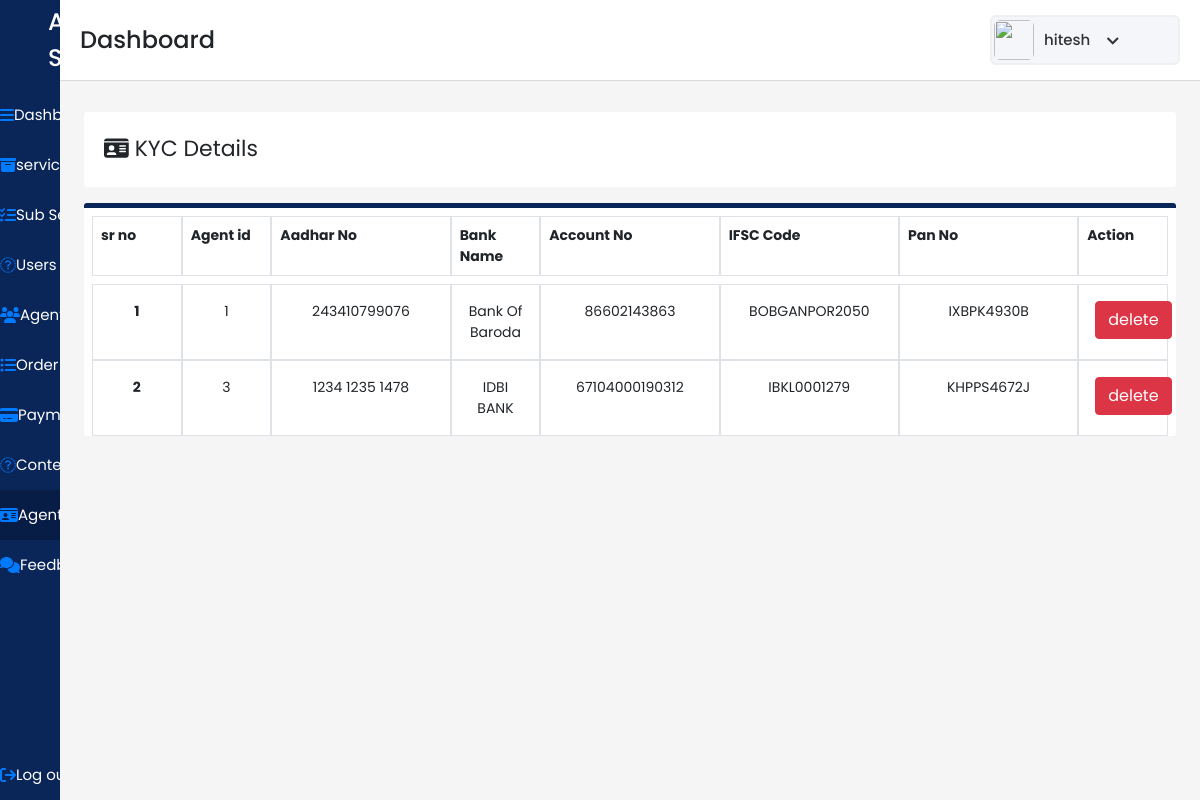
Page /admindash/agentkyc/ (signed in) on the committed database.
### user/models.py (models this page shows)
class Kyc(models.Model):
    kycid=models.IntegerField(primary_key=True)
    agentid=models.IntegerField()
    agentaadharno=models.CharField(max_length=12,null=FALSE)
    agentaadharimg=models.ImageField(upload_to='images/',null=FALSE)
    agentbankname=models.CharField(max_length=40,null=FALSE)
    agentifsccode=models.CharField(null=FALSE,max_length=200)
    agentaccountno=models.IntegerField(null=FALSE)
    agentpanno=models.CharField(null=FALSE,max_length=20)
    agentpanimage=models.ImageField(upload_to='images/',null=FALSE)
    agentpassbookimage=models.ImageField(upload_to='images/',null=FALSE)
    agentimage=models.ImageField(upload_to='images/',null=FALSE)

### adminpan/views.py (the view)
# urls.py: path('agentkyc/',views.agentkyc,name="agentkyc"),
@login_required(login_url="/login/")
def agentkyc(request):
    allkyc=Kyc.objects.all()
    context={'Kycs':allkyc}
    return render(request,"agentkyc.html",context)

### adminpan/templates/agentkyc.html (shortened to what this page needs)
{% load static %}
<!DOCTYPE html>
<html lang="en" dir="ltr">
  <head>
    <link rel="stylesheet" href="{% static "./style.css" %}">
   <link href="{% static "https://unpkg.com/boxicons@2.0.7/css/boxicons.min.css" %}" rel='stylesheet'>
    <link rel="stylesheet" href="{% static "path/to/font-awesome/css/font-awesome.min.css"  %}">
    <link href="{% static "https://cdn.jsdelivr.net/npm/bootstrap@5.1.3/dist/css/bootstrap.min.css"  %}" rel="stylesheet">
    <link href="{% static "https://cdn.jsdelivr.net/npm/bootstrap@5.1.3/dist/css/bootstrap.min.css" %}" rel="stylesheet">
    <link rel="stylesheet" href="{% static "./css/bootstrap.min.css" %}">
    <link href="{% static "https://stackpath.bootstrapcdn.com/bootstrap/4.4.1/css/bootstrap.min.css" %}" rel="stylesheet"/>
  </head>
<body>
  <div class="sidebar">
    <div class="logo-details pl-5">
      <span class="logo_name">All in Services</span>
    </div>
      <ul class="nav-links">
        <li>
          <a href={% url 'adminpan' %} >
            <i class="fa fa-bars" aria-hidden="true"></i>
            <span class="links_name">Dashboard</span>
          </a>
        </li>
        <li>
          <a href={% url 'services' %}>
            <i class="fa fa-archive" aria-hidden="true"></i>
            <span class="links_name">services</span>
        </li>
        <li>
          <a href={% url 'subservices' %}>
            <i class="fa fa-tasks" aria-hidden="true"></i>
            <span class="links_name">Sub Service</span>
        </li>
        <li>
          <a href={% url 'users' %}>
            <i class="fa fa-user-o" aria-hidden="true"></i>
            <span class="links_name">Users</span>
        </li>
        <li>
          <a href={% url 'agent' %}>
            <i class="fa fa-users" aria-hidden="true"></i>
            <span class="links_name">Agent</span>
        </li>
        <li>
          <a href={% url 'order' %}>
            <i class="fa fa-list-ul" aria-hidden="true"></i>
            <span class="links_name">Order list</span>
        </li>
        <li>
          <a href={% url 'payment' %}>
            <i class="fa fa-credit-card-alt" aria-hidden="true"></i>
            <span class="links_name">Payment</span>
        </li>
        <li>
          <a href={% url 'contectus' %} >
            <i class="fa fa-envelope-o" aria-hidden="true"></i>
            <span class="links_name">Contect Us</span>
          </a>
        </li>
        <li>
          <a href={% url 'agentkyc' %} class="active">
            <i class="fa fa-id-card" aria-hidden="true"></i>
            <span class="links_name">Agent KYC</span>
          </a>
        </li>
        <li>
          <a href={% url 'feedback' %}>
            <i class="fa fa-comments" aria-hidden="true"></i>
            <span class="links_name">Feedback</span>
        </li>
        <li class="log_out">
          {% if request.user.is_authenticated %}
          <a href="{% url 'logout' %}" >
            <i class="fa fa-sign-out" aria-hidden="true"></i>
            <span class="links_name">Log out</span>
          </a>
          {% endif %}
        </li>
      </ul>
    </div>
  <section class="home-section">
    <nav>
      <div class="sidebar-button">
        <span class="dashboard">Dashboard</span>
      </div>
      <div class="profile-details">
        <img src={% static "./images/All_in_one2.png" %} alt="">
        <span class="admin_name">{{user.username}}</span>
        <i class='bx bx-chevron-down' ></i>
      </div>
    </nav>
    <section>
      <section id="users" class="p-4" >
          <div class="users mt-5">
            <div class=" user-title">
              <i class="fa fa-id-card" aria-hidden="true"></i>
                KYC Details
            </div>
          </div>
          <div class="user-list mt-3">
            <div class="row m-2">
              <div class="col-md-1 border p-2">
                <b>sr no</b>
              </div>
              <div class="col-md-1 border p-2">
                <b>Agent id</b>
              </div>
              <div class="col-md-2 border p-2">
                <b>Aadhar No</b>
              </div>
              <div class="col-md-1 border p-2 ">
                <b>Bank Name</b>
              </div>
              <div class="col-md-2 border p-2 ">
                <b>Account No</b>
              </div>
              <div class="col-md-2 border p-2 ">
                <b>IFSC Code</b>
              </div>
              <div class="col-md-2 border p-2 ">
                <b>Pan No</b>
              </div>
              <div class="col-md-1 border p-2 ">
                <b>Action</b>
              </div>
            </div>
                <div class="row ml-2 mb-2 mr-2">
                  {% for kyc in Kycs %}
                  <div class="col-md-1 border p-3 text-center">
                   <b> {{forloop.counter}}</b>
                  </div>
                 <div class="col-md-1 border p-3 text-center">
                    {{kyc.agentid}}
                  </div>
                  <div class="col-md-2 border p-3 text-center">
                    {{kyc.agentaadharno}}
                  </div>
                  <div class="col-md-1 border p-3 text-center">
                    {{kyc.agentbankname}}
                  </div>
                  <div class="col-md-2 border p-3 text-center">
                    {{kyc.agentaccountno}}
                  </div>
                  <div class="col-md-2 border p-3 text-center">
                    {{kyc.agentifsccode}}
                  </div>
                  <div class="col-md-2 border p-3 text-center">
                    {{kyc.agentpanno}}
                  </div>
                  <div class="col-md-1 border p-3 text-center">
                  <a href={% url 'deletedatakyc' kyc.kycid %} method="post" class="d-inline">
                    <input type="submit" class="btn btn-danger" value="delete">
                  </a>
                  </div>
                    {% endfor %}
                  </div>
                </div>
      </section>
    </section>
</section>
</body>
</html>

### adminpan/static/style.css (style rules this page uses)
* { margin: 0; padding: 0; box-sizing: border-box; font-family: 'Poppins', sans-serif; }
#users .user-list { font-size: 14px !important; }
.sidebar { position: fixed; height: 100%; width: 240px; background: #0A2558; transition: all 0.5s ease; }
.sidebar .logo-details { height: 80px; display: flex; align-items: center; }
.sidebar .logo-details .logo_name { color: #fff; font-size: 24px; font-weight: 500; }
.sidebar .nav-links { margin-top: 10px; }
.sidebar .nav-links li { position: relative; list-style: none; height: 50px; }
.sidebar .nav-links li a { height: 100%; width: 100%; display: flex; align-items: center; text-decoration: none; transition: all 0.4s ease; }
.sidebar .nav-links li a.active { background: #081D45; }
.sidebar .nav-links li a .links_name { color: #fff; font-size: 15px; font-weight: 400; white-space: nowrap; }
.sidebar .nav-links .log_out { position: absolute; bottom: 0; width: 100%; }
.home-section { position: relative; background: #f5f5f5; min-height: 100vh; width: calc(100% - 240px); left: 240px; transition: all 0.5s ease; }
.home-section nav { display: flex; justify-content: space-between; height: 80px; background: #fff; display: flex; align-items: center; position: fixed; width: calc(100% - 240px); left: 240px; z-index: 100; padding: 0 20px; box-shadow: 0 1px 1px rgba(0, 0, 0, 0.1); transition: all 0.5s ease; }
.home-section nav .sidebar-button { display: flex; align-items: center; font-size: 24px; font-weight: 500; }
.home-section nav .profile-details { display: flex; align-items: center; background: #F5F6FA; border: 2px solid #EFEEF1; border-radius: 6px; height: 50px; min-width: 190px; padding: 0 15px 0 2px; }
nav .profile-details img { height: 40px; width: 40px; border-radius: 6px; object-fit: cover; }
nav .profile-details .admin_name { font-size: 15px; font-weight: 500; color: #333; margin: 0 10px; white-space: nowrap; }
nav .profile-details i { font-size: 25px; color: #333; }
#users { margin-top: 40px; position: absolute; background: #f5f5f5; width: 100%; }
#users .user-title { background-color: white; border-radius: 3px; height: 75px; padding: 20px; font-size: 22px; }
#users .user-list { background-color: white; border-radius: 3px; border-top: 5px solid #0a2558; }
@media (max-width: 1240px) { .sidebar { width: 60px; } }
@media (max-width: 1240px) { .home-section { width: calc(100% - 60px); left: 60px; } }
@media (max-width: 1240px) { .home-section nav { width: calc(100% - 60px); left: 60px; } }

### rows in the picture
Kyc: agentid "1", agentaadharno "243410799076", agentbankname "Bank Of Baroda", agentaccountno "86602143863", agentifsccode "BOBGANPOR2050", agentpanno "IXBPK4930B"
Kyc: agentid "3", agentaadharno "1234 1235 1478", agentbankname "IDBI BANK", agentaccountno "67104000190312", agentifsccode "IBKL0001279", agentpanno "KHPPS4672J"

### other values in the picture
{{ user.username }} "hitesh"
